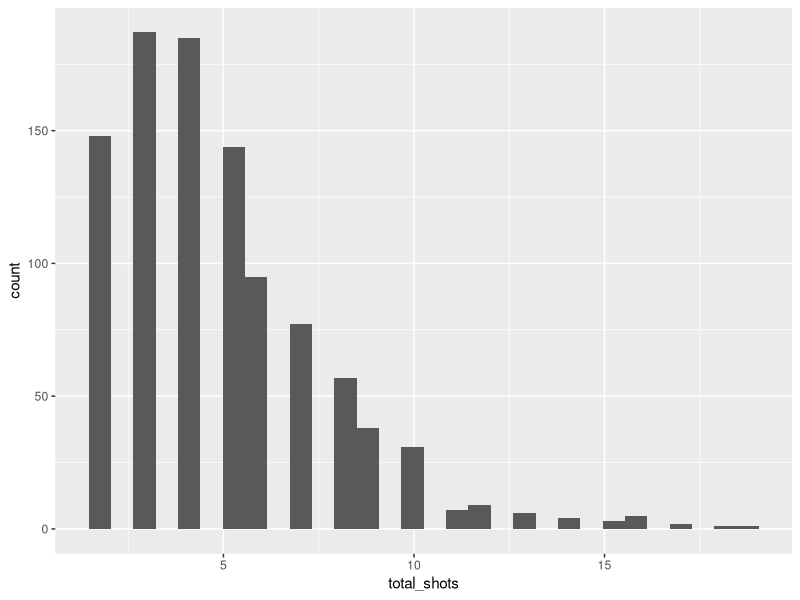
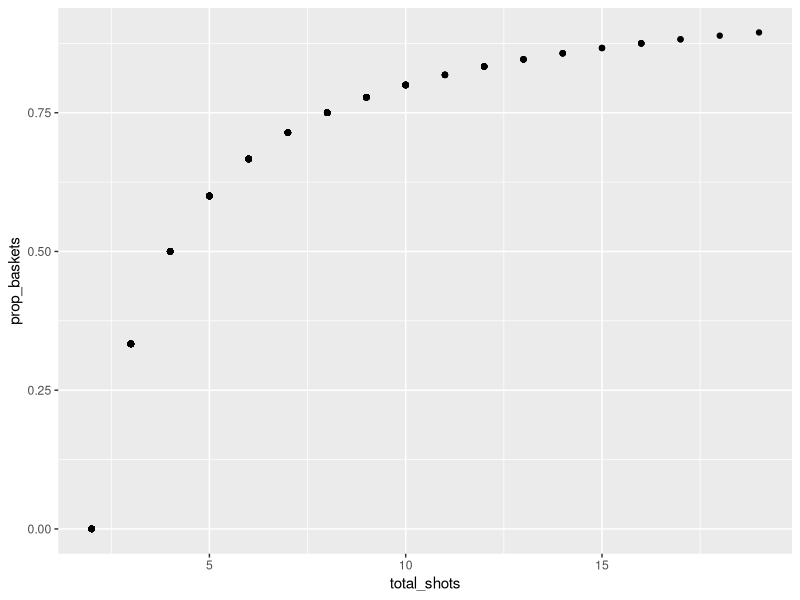
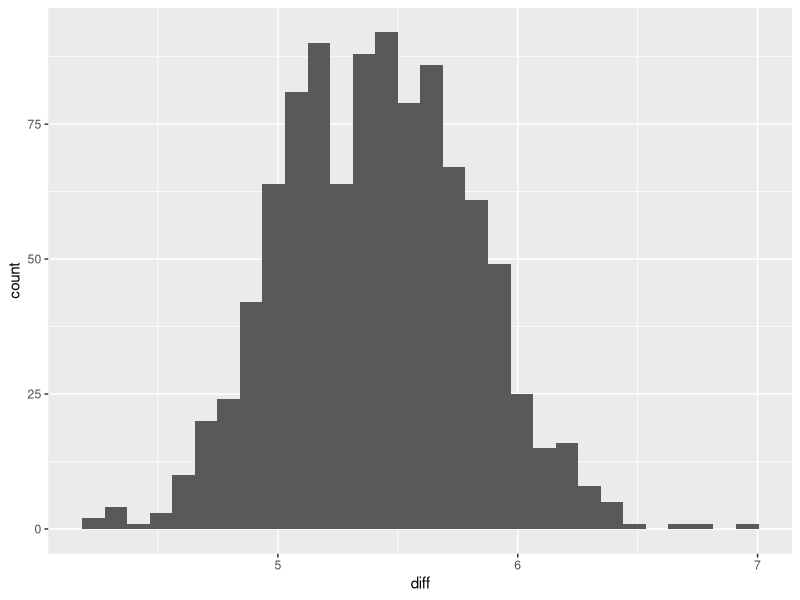

These figures' R source, in order:
library(tidyverse)

### 5.1
# a
shoot_baskets<-function(x){
  misses<-0
  baskets<-0
  while(misses<2){
    shot<-rbinom(1, 1, 0.6)
    baskets<-ifelse(shot==1, baskets + 1, baskets)
    misses<-ifelse(shot==0, misses + 1, misses)
  }
  return(c(baskets, misses))
}

# b 

n_sims<-1000
results<-data.frame(baskets = rep(NA, n_sims),
                    misses = rep(NA, n_sims))
for(i in 1:n_sims){
  results[i,]<-shoot_baskets()
}

results<-results %>% 
  mutate(total_shots = baskets + misses)

mean(results$total_shots)
sd(results$total_shots)

ggplot(results,
       aes(x = total_shots)) + 
  geom_histogram()

# c

results<-results %>% 
  mutate(prop_baskets = baskets / total_shots)

ggplot(results,
       aes(x = total_shots,
           y = prop_baskets)) + 
  geom_point()

### 5.2

# define functions to sample M and F weights

samp_m<-function(x){
  return(rnorm(x, 5.13, 0.17))
}
samp_f<-function(x){
  return(rnorm(x, 4.96, 0.2))
}

# define function to sample gender from 10 

samp_10<-function(x){
  return(n_fem<-rbinom(1, 10, 0.5))
}

# initiate empty DF for output
n_sims<-1000
output<-data.frame(total_weight = rep(NA, n_sims))
# simulate for solution
for(i in 1:1000){
  n_fem<-samp_10()
  n_mal<-10 - n_fem
  log_weights<-c(samp_m(n_mal), samp_f(n_fem))
  total_weight<-sum(exp(log_weights))
  output$total_weight[i]<-total_weight
}

# now evaluate proportion over limit
output<-output %>% 
  mutate(over_limit = total_weight > 1750)

# pr(over_limit = T)
mean(output$over_limit)

### 5.3
# a
dbinom(3, 10, 0.4)
# b 
# this works
mean(rbinom(10000, 10, 0.4)==3)
## so does this
n_sims<-10000
output<-rep(NA, n_sims)
make_shots<-function(x){
  shots<-rbinom(1, 10, 0.4)
  return(shots)
}
for(i in 1:n_sims){
  output[i]<-make_shots()
}
mean(output==3)

### 5.5
sim_x<-function(){
  heights<-rnorm(100, 69.1, 2.9)
  return(mean(heights))
}
sim_y<-function(){
  heights<-rnorm(100, 63.7, 2.7)
  return(mean(heights))
}

# prep for storage
n_sims<-1000
sim_data<-data.frame(x = rep(NA, n_sims),
                     y = rep(NA, n_sims))

for(i in 1:n_sims){
  sim_data$x[i]<-sim_x()
  sim_data$y[i]<-sim_y()
}

sim_data<-sim_data %>% 
  mutate(diff = x - y)
## visualize difference
ggplot(sim_data, 
       aes(x = diff)) + 
  geom_histogram()
## compute mean and sd of our sim values
mean(sim_data$diff)
sd(sim_data$diff)

## compute exact values
# mean is simple difference
69.1 - 63.7
# sd is the sum of the sqrt of the sum of the square of each SE
se_m<-2.9 / sqrt(100)
se_f<-2.7 / sqrt(100)

se_diff<-sqrt(se_m^2 + se_f^2)


